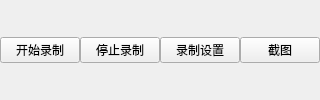
               <widget class="QWidget" name="widget_2" native="true">
                <property name="sizePolicy">
                 <sizepolicy hsizetype="Preferred" vsizetype="Fixed">
                  <horstretch>0</horstretch>
                  <verstretch>0</verstretch>
                 </sizepolicy>
                </property>
                <property name="minimumSize">
                 <size>
                  <width>0</width>
                  <height>20</height>
                 </size>
                </property>
                <layout class="QHBoxLayout" name="horizontalLayout_5">
                 <property name="spacing">
                  <number>0</number>
                 </property>
                 <property name="leftMargin">
                  <number>0</number>
                 </property>
                 <property name="topMargin">
                  <number>0</number>
                 </property>
                 <property name="rightMargin">
                  <number>0</number>
                 </property>
                 <property name="bottomMargin">
                  <number>0</number>
                 </property>
                 <item>
                  <widget class="QPushButton" name="pushButton_21">
                   <property name="text">
                    <string>开始录制</string>
                   </property>
                  </widget>
                 </item>
                 <item>
                  <widget class="QPushButton" name="pushButton_23">
                   <property name="text">
                    <string>停止录制</string>
                   </property>
                  </widget>
                 </item>
                 <item>
                  <widget class="QPushButton" name="pushButton_22">
                   <property name="text">
                    <string>录制设置</string>
                   </property>
                  </widget>
                 </item>
                 <item>
                  <widget class="QPushButton" name="pushButton_24">
                   <property name="text">
                    <string>截图</string>
                   </property>
                  </widget>
                 </item>
                </layout>
               </widget>
